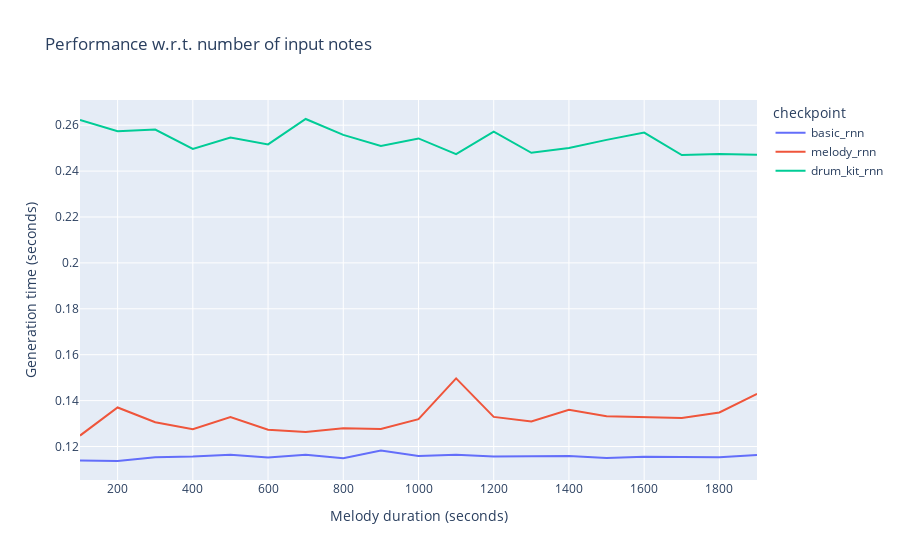

Source (notebook cell):
### Code cell
fig = px.line(notes,
              x="x",
              y="mean",
              color='checkpoint',
              title="Performance w.r.t. number of input notes", 
              labels={
                  'x': 'Melody duration (seconds)',
                  'mean': 'Generation time (seconds)'
              })
fig = fig.for_each_trace(lambda t: t.update(name=t.name.replace("=",": ")))
fig.show()

### Figure 1 — Plotly figure (JSON) as saved in the notebook; plotly's stock layout.template omitted (floating-point values rounded to 4 significant figures)
{"data": [{"hovertemplate": "checkpoint=basic_rnn<br>Melody duration (seconds)=%{x}<br>Generation time (seconds)=%{y}<extra></extra>", "legendgroup": "basic_rnn", "line": {"color": "#636efa", "dash": "solid"}, "mode": "lines", "name": "basic_rnn", "orientation": "v", "showlegend": true, "type": "scatter", "x": [100, 200, 300, 400, 500, 600, 700, 800, 900, 1000, 1100, 1200, 1300, 1400, 1500, 1600, 1700, 1800, 1900], "xaxis": "x", "y": [0.1139, 0.1137, 0.1153, 0.1156, 0.1164, 0.1152, 0.1164, 0.1149, 0.1182, 0.1158, 0.1164, 0.1156, 0.1157, 0.1159, 0.115, 0.1155, 0.1155, 0.1153, 0.1163], "yaxis": "y"}, {"hovertemplate": "checkpoint=melody_rnn<br>Melody duration (seconds)=%{x}<br>Generation time (seconds)=%{y}<extra></extra>", "legendgroup": "melody_rnn", "line": {"color": "#EF553B", "dash": "solid"}, "mode": "lines", "name": "melody_rnn", "orientation": "v", "showlegend": true, "type": "scatter", "x": [100, 200, 300, 400, 500, 600, 700, 800, 900, 1000, 1100, 1200, 1300, 1400, 1500, 1600, 1700, 1800, 1900], "xaxis": "x", "y": [0.1248, 0.137, 0.1306, 0.1275, 0.1328, 0.1273, 0.1263, 0.1279, 0.1276, 0.1319, 0.1497, 0.1329, 0.1309, 0.136, 0.1331, 0.133, 0.1324, 0.1349, 0.143], "yaxis": "y"}, {"hovertemplate": "checkpoint=drum_kit_rnn<br>Melody duration (seconds)=%{x}<br>Generation time (seconds)=%{y}<extra></extra>", "legendgroup": "drum_kit_rnn", "line": {"color": "#00cc96", "dash": "solid"}, "mode": "lines", "name": "drum_kit_rnn", "orientation": "v", "showlegend": true, "type": "scatter", "x": [100, 200, 300, 400, 500, 600, 700, 800, 900, 1000, 1100, 1200, 1300, 1400, 1500, 1600, 1700, 1800, 1900], "xaxis": "x", "y": [0.2623, 0.2574, 0.2581, 0.2496, 0.2546, 0.2516, 0.2627, 0.2558, 0.251, 0.2542, 0.2474, 0.2572, 0.248, 0.2501, 0.2536, 0.2568, 0.247, 0.2474, 0.2471], "yaxis": "y"}], "layout": {"legend": {"title": {"text": "checkpoint"}, "tracegroupgap": 0}, "title": {"text": "Performance w.r.t. number of input notes"}, "xaxis": {"anchor": "y", "domain": [0, 1], "title": {"text": "Melody duration (seconds)"}}, "yaxis": {"anchor": "x", "domain": [0, 1], "title": {"text": "Generation time (seconds)"}}}}
